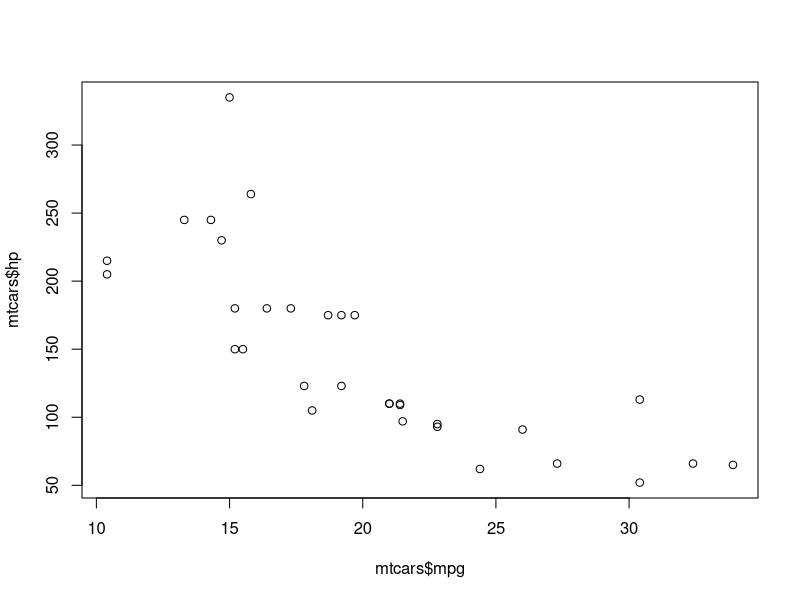

This figure's R source:

# test R 

sessionInfo()

data(mtcars)

plot(mtcars$mpg, mtcars$hp)

# git checkout -b branch_a # branch name
# git push --set-upstream origin branch_a
# git checkout master